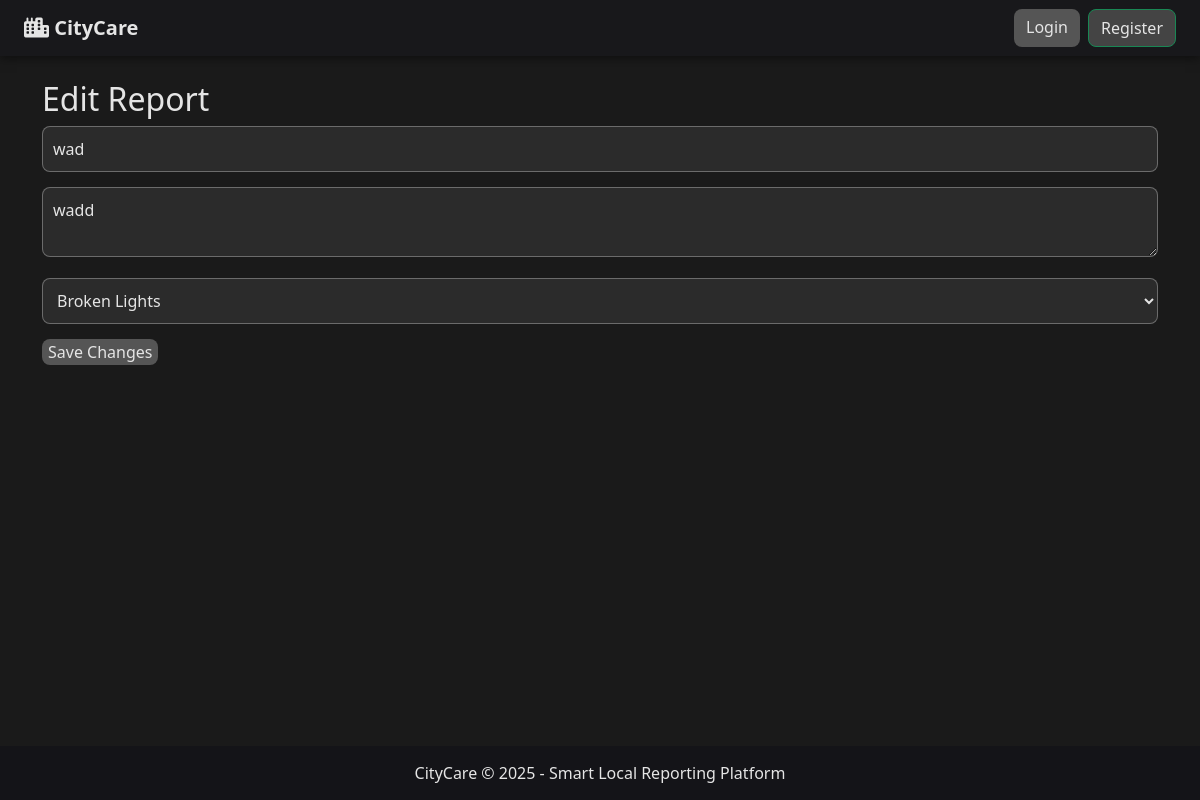
/edit_report.php?id=1 (signed in), run on the app's committed database.
### tables this page shows
CREATE TABLE `reports` (
  `report_id` int(11) NOT NULL,
  `user_id` int(11) DEFAULT NULL,
  `category_id` int(11) DEFAULT NULL,
  `dept_id` int(11) DEFAULT NULL,
  `title` varchar(200) DEFAULT NULL,
  `description` text DEFAULT NULL,
  `location` varchar(255) DEFAULT NULL,
  `status` varchar(20) NOT NULL DEFAULT 'pending',
  `priority` enum('Low','Medium','High') DEFAULT 'Medium',
  `created_at` timestamp NOT NULL DEFAULT current_timestamp(),
  `category` varchar(50) NOT NULL
);

### edit_report.php (the view, shortened to what this page needs)
<?php
include("header.php");
include("db.php");
$report_id = $_GET['id'];
$user_id = $_SESSION['user_id'];
$result = $conn->query("SELECT * FROM reports WHERE report_id='$report_id' AND user_id='$user_id'");
$report = $result->fetch_assoc();
?>
<h2>Edit Report</h2>
<form method="POST">
    <input type="text" name="title" value="<?= htmlspecialchars($report['title']) ?>" required>
    <textarea name="description"><?= htmlspecialchars($report['description']) ?></textarea>
    <select name="category" required>
        <option value="Broken Lights" <?= $report['category']=='Broken Lights'?'selected':'' ?>>Broken Lights</option>
    </select>
    <button class="btn-primary" name="submit">Save Changes</button>
</form>
<?php include("footer.php"); ?>

### style.css (style rules this page uses)
:root { --bg: #1a1a1a; --card-bg: rgba(35,35,50,0.85); --text: #e5e5e5; --primary: #cccccc; --secondary: #bbbbbb; --warning: #f1c40f; --error: #e74c3c; --footer-bg: #141418; }
html, body { height: 100%; margin: 0; background: var(--bg); color: var(--text); font-family: 'Segoe UI', sans-serif; display: flex; flex-direction: column; }
.btn-primary { background: #555555; color: var(--text); border: none; border-radius: 8px; transition: 0.3s; }
input, select, textarea { background: rgba(255,255,255,0.08); color: var(--text); border: 1px solid rgba(255,255,255,0.3); border-radius: 8px; padding: 10px; width: 100%; margin-bottom: 15px; box-sizing: border-box; transition: 0.3s; }
body, .card, input, select, textarea, table { transition: 0.3s; }

### data on the page
reports: title "wad", description "wadd", category "Broken Lights"
